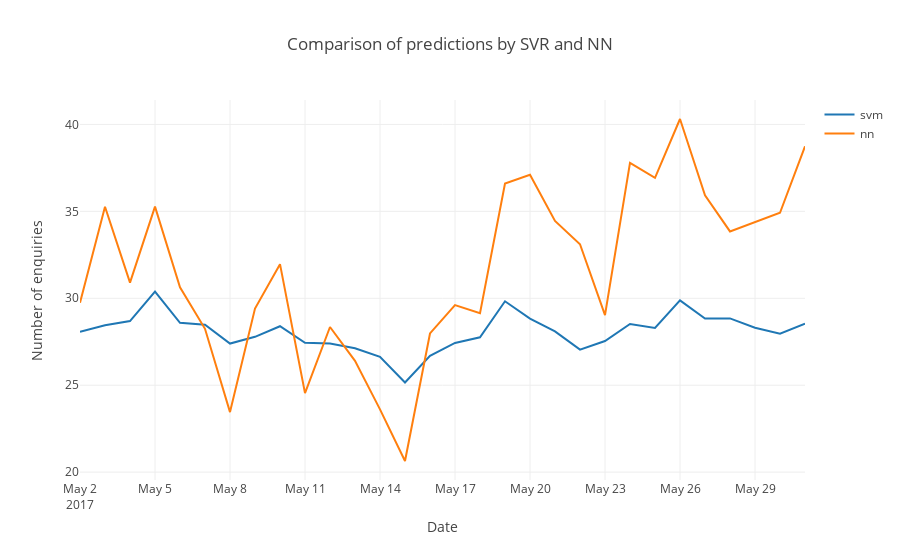

This figure's notebook cell:
### Markdown cell above
So the NN is not always better, however it may perform better after switching to more sophisticated architecture (CNN or some kind of RNN) and careful hyperparameter tuning.

Finally, let's take a close look at our predictions for May 2017.

### Code cell
iplot(go.Figure(
    data=[go.Scatter(x=x_pred_month, y=y_predicted_svm[len(y_predicted_svm)-30:], name="svm"),
          go.Scatter(x=x_pred_month, y=y_predicted_nn[len(y_predicted_nn)-30:], name="nn")], 
    layout=go.Layout(title="Comparison of predictions by SVR and NN",
                     yaxis=dict(title="Number of enquiries"),
                     xaxis=dict(title="Date"))))

### Figure 1 — Plotly figure (JSON) as saved in the notebook; plotly's stock layout.template omitted (floating-point values rounded to 4 significant figures)
{"data": [{"name": "svm", "type": "scatter", "x": ["2017-05-02", "2017-05-03", "2017-05-04", "2017-05-05", "2017-05-06", "2017-05-07", "2017-05-08", "2017-05-09", "2017-05-10", "2017-05-11", "2017-05-12", "2017-05-13", "2017-05-14", "2017-05-15", "2017-05-16", "2017-05-17", "2017-05-18", "2017-05-19", "2017-05-20", "2017-05-21", "2017-05-22", "2017-05-23", "2017-05-24", "2017-05-25", "2017-05-26", "2017-05-27", "2017-05-28", "2017-05-29", "2017-05-30", "2017-05-31"], "y": [28.07, 28.45, 28.69, 30.39, 28.59, 28.48, 27.39, 27.78, 28.39, 27.44, 27.4, 27.13, 26.64, 25.15, 26.69, 27.43, 27.76, 29.83, 28.83, 28.1, 27.05, 27.54, 28.52, 28.29, 29.88, 28.84, 28.84, 28.31, 27.97, 28.54]}, {"name": "nn", "type": "scatter", "x": ["2017-05-02", "2017-05-03", "2017-05-04", "2017-05-05", "2017-05-06", "2017-05-07", "2017-05-08", "2017-05-09", "2017-05-10", "2017-05-11", "2017-05-12", "2017-05-13", "2017-05-14", "2017-05-15", "2017-05-16", "2017-05-17", "2017-05-18", "2017-05-19", "2017-05-20", "2017-05-21", "2017-05-22", "2017-05-23", "2017-05-24", "2017-05-25", "2017-05-26", "2017-05-27", "2017-05-28", "2017-05-29", "2017-05-30", "2017-05-31"], "y": [29.74, 35.27, 30.9, 35.27, 30.64, 28.24, 23.45, 29.41, 31.96, 24.55, 28.35, 26.4, 23.61, 20.64, 27.98, 29.61, 29.14, 36.6, 37.11, 34.45, 33.11, 29.03, 37.79, 36.93, 40.31, 35.93, 33.85, 34.38, 34.92, 38.74]}], "layout": {"title": "Comparison of predictions by SVR and NN", "xaxis": {"title": "Date"}, "yaxis": {"title": "Number of enquiries"}}}
